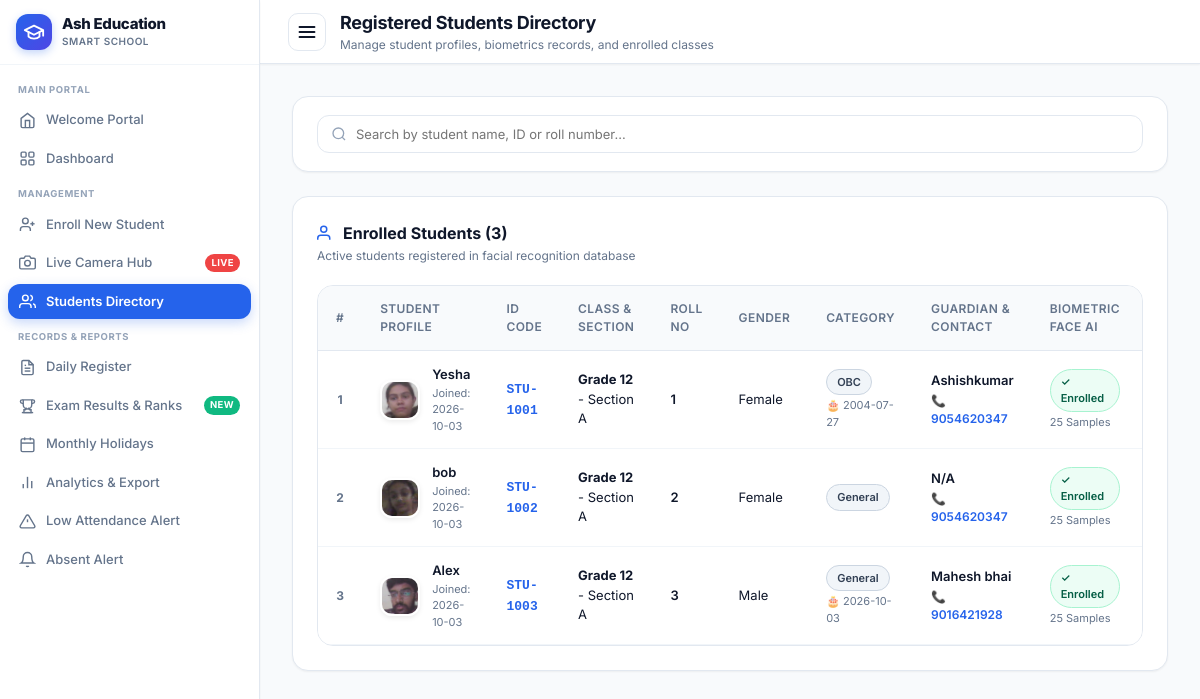
/students, run on the app's committed database.
### tables this page shows
CREATE TABLE students (
        id INTEGER PRIMARY KEY AUTOINCREMENT,
        student_id TEXT UNIQUE NOT NULL,
        full_name TEXT NOT NULL,
        grade TEXT NOT NULL,
        section TEXT NOT NULL,
        roll_no TEXT NOT NULL,
        gender TEXT DEFAULT 'Other',
        guardian_name TEXT,
        guardian_phone TEXT,
        photo_path TEXT,
        status TEXT DEFAULT 'Active',
        created_at TIMESTAMP DEFAULT CURRENT_TIMESTAMP
    , parent_phone TEXT, category TEXT DEFAULT 'General', dob TEXT DEFAULT '');

### backend/app.py (the view)
@app.route('/students')
def students_list():
    selected_grade = request.args.get('grade', session.get('selected_grade', 'All'))
    session['selected_grade'] = selected_grade
    search = request.args.get('search', '').strip()
    filter_grade = selected_grade if selected_grade != 'All' else None
    students = get_all_students(filter_grade=filter_grade, search=search if search else None)
    return render_template(
        'students.html',
        students=students,
        selected_grade=selected_grade,
        search=search
    )

### backend/app.py (called while the page is built)
@app.context_processor
def inject_global_grade():
    active_grade = session.get('selected_grade', 'All')
    all_students = get_all_students()
    all_grades = sorted(list(set(s['grade'] for s in all_students if s.get('grade'))))
    return {
        'active_grade': active_grade,
        'all_campus_grades': all_grades
    }

### backend/database.py (called while the page is built)
def get_db_connection():
    conn = sqlite3.connect(DB_PATH)
    conn.execute("PRAGMA foreign_keys = ON")
    conn.row_factory = sqlite3.Row
    return conn

### frontend/templates/students.html (shortened to what this page needs)
{% extends "base.html" %}
{% block page_heading %}Registered Students Directory{% endblock %}
{% block page_subheading %}Manage student profiles, biometrics records, and enrolled classes{% endblock %}
{% block content %}
<div class="card" style="margin-bottom:24px; padding:18px 24px;">
  <form method="GET" action="{{ url_for('students_list') }}" style="display:flex; justify-content:space-between; align-items:center; flex-wrap:wrap; gap:16px;">
    <div style="position:relative; flex:1; min-width:260px; display:flex; gap:10px;">
      <div style="position:relative; flex:1;">
        <svg width="16" height="16" viewBox="0 0 24 24" fill="none" stroke="currentColor" stroke-width="2" style="position:absolute; left:14px; top:50%; transform:translateY(-50%); color:var(--text-light);">
          <circle cx="11" cy="11" r="8"></circle>
          <line x1="21" y1="21" x2="16.65" y2="16.65"></line>
        </svg>
        <input type="text" name="search" value="{{ search }}" class="form-control" placeholder="Search by student name, ID or roll number..." style="padding-left:38px;">
      </div>
    </div>
  </form>
</div>
<div class="card">
  <div class="card-header">
    <div>
      <div class="card-title">
        <svg width="18" height="18" viewBox="0 0 24 24" fill="none" stroke="currentColor" stroke-width="2" style="color:var(--primary);">
          <path d="M17 21v-2a4 4 0 0 0-4-4H5a4 4 0 0 0-4 4v2"></path>
          <circle cx="9" cy="7" r="4"></circle>
        </svg>
        Enrolled Students ({{ students|length }})
      </div>
      <div class="card-subtitle">Active students registered in facial recognition database</div>
    </div>
  </div>
  {% if students and students|length > 0 %}
    <div class="table-responsive">
      <table class="custom-table">
        <thead>
          <tr>
            <th style="width:40px; text-align:center;">#</th>
            <th>Student Profile</th>
            <th>ID Code</th>
            <th>Class & Section</th>
            <th>Roll No</th>
            <th>Gender</th>
            <th>Category</th>
            <th>Guardian & Contact</th>
            <th>Biometric Face AI</th>
            <th style="text-align:right;">Actions</th>
          </tr>
        </thead>
        <tbody>
          {% for s in students %}
            <tr>
              <td style="text-align:center; font-weight:700; color:var(--text-muted); font-size:12px;">{{ loop.index }}</td>
              <td>
                <div class="student-cell">
                  <img src="{{ s.photo_path or url_for('static', filename='img/avatar_default.png') }}" class="student-avatar" alt="{{ s.full_name }}" onerror="this.src='https://ui-avatars.com/api/?name={{ s.full_name }}&background=E0E7FF&color=4338CA'">
                  <div class="student-meta">
                    <div class="name">{{ s.full_name }}</div>
                    <div class="sub">Joined: {{ s.created_at[:10] if s.created_at else 'Recent' }}</div>
                  </div>
                </div>
              </td>
              <td><span style="font-family:monospace; font-weight:700; color:var(--primary);">{{ s.student_id }}</span></td>
              <td><strong>{{ s.grade }}</strong> - Section {{ s.section }}</td>
              <td><span style="font-weight:600;">{{ s.roll_no }}</span></td>
              <td>{{ s.gender or 'N/A' }}</td>
              <td>
                <span class="badge" style="background:#f1f5f9; color:#334155; border:1px solid #cbd5e1; font-weight:600; font-size:11px;">
                  {{ s.category or 'General' }}
                </span>
                {% if s.dob %}
                  <div style="font-size:11px; color:var(--text-muted); margin-top:2px;">🎂 {{ s.dob }}</div>
                {% endif %}
              </td>
              <td>
                <div style="font-weight:600; color:var(--text-main);">{{ s.guardian_name or 'N/A' }}</div>
                <div style="font-size:12px; color:var(--primary); font-weight:600; margin-top:2px;">
                  📞 {{ s.parent_phone or s.guardian_phone or 'No phone' }}
                </div>
              </td>
              <td>
                {% if s.biometric_enrolled or (s.samples_count and s.samples_count > 0) %}
                  <span class="badge badge-present" style="font-size:11px;">
                    ✓ Enrolled
                  </span>
                  <div style="font-size:11px; color:var(--text-muted); margin-top:2px;">
                    {{ s.samples_count or 1 }} Sample{{ 's' if (s.samples_count or 1) != 1 else '' }}
                  </div>
                {% else %}
                  <span class="badge badge-late" style="font-size:11px;">
                    Pending
                  </span>
                {% endif %}
              </td>
              <td style="text-align:right;">
              </td>
            </tr>
          {% endfor %}
        </tbody>
      </table>
    </div>
  {% endif %}
</div>
{% endblock %}

### frontend/static/css/style.css (style rules this page uses)
:root { --font-family: 'Inter', -apple-system, BlinkMacSystemFont, "Segoe UI", Roboto, Helvetica, Arial, sans-serif; --bg-main: #f8fafc; --bg-surface: #ffffff; --bg-sidebar: #ffffff; --border-color: #e2e8f0; --border-light: #f1f5f9; --primary: #2563eb; --primary-hover: #1d4ed8; --primary-light: #eff6ff; --primary-focus: rgba(37, 99, 235, 0.15); --accent-indigo: #4f46e5; --accent-teal: #0d9488; --success: #10b981; --success-bg: #ecfdf5; --success-border: #a7f3d0; --success-text: #065f46; --warning: #f59e0b; --warning-bg: #fffbeb; --warning-border: #fde68a; --warning-text: #92400e; --danger: #ef4444; --danger-bg: #fef2f2; --danger-border: #fecaca; --danger-text: #991b1b; --text-main: #0f172a; --text-muted: #64748b; --text-light: #94a3b8; --shadow-sm: 0 1px 2px 0 rgba(0, 0, 0, 0.05); --shadow-md: 0 4px 6px -1px rgba(0, 0, 0, 0.07), 0 2px 4px -2px rgba(0, 0, 0, 0.05); --shadow-lg: 0 10px 15px -3px rgba(0, 0, 0, 0.08), 0 4px 6px -4px rgba(0, 0, 0, 0.04); --shadow-hover: 0 12px 20px -5px rgba(37, 99, 235, 0.12), 0 4px 6px -2px rgba(0, 0, 0, 0.04); --radius-sm: 8px; --radius-md: 12px; --radius-lg: 16px; --radius-full: 9999px; --transition: all 0.2s cubic-bezier(0.4, 0, 0.2, 1); }
*, *::before, *::after { box-sizing: border-box; margin: 0; padding: 0; }
body { font-family: var(--font-family); background-color: var(--bg-main); color: var(--text-main); line-height: 1.5; font-size: 14px; -webkit-font-smoothing: antialiased; min-height: 100vh; display: flex; }
.card { background: var(--bg-surface); border: 1px solid var(--border-color); border-radius: var(--radius-lg); padding: 24px; box-shadow: var(--shadow-sm); transition: var(--transition); }
.card-header { display: flex; align-items: center; justify-content: space-between; margin-bottom: 20px; }
.card-title { font-size: 16px; font-weight: 700; color: var(--text-main); display: flex; align-items: center; gap: 8px; }
.card-subtitle { font-size: 12px; color: var(--text-muted); margin-top: 2px; }
.badge { display: inline-flex; align-items: center; gap: 5px; padding: 4px 10px; border-radius: var(--radius-full); font-size: 12px; font-weight: 600; }
.badge-present { background: var(--success-bg); color: var(--success-text); border: 1px solid var(--success-border); }
.table-responsive { width: 100%; overflow-x: auto; border: 1px solid var(--border-color); border-radius: var(--radius-lg); background: white; }
.custom-table { width: 100%; border-collapse: collapse; text-align: left; }
.custom-table th { background: #f8fafc; padding: 14px 18px; font-size: 12px; font-weight: 600; text-transform: uppercase; letter-spacing: 0.4px; color: var(--text-muted); border-bottom: 1px solid var(--border-color); }
.custom-table td { padding: 14px 18px; border-bottom: 1px solid var(--border-light); font-size: 13px; color: var(--text-main); vertical-align: middle; }
.student-cell { display: flex; align-items: center; gap: 12px; }
.student-avatar { width: 40px; height: 40px; border-radius: var(--radius-md); object-fit: cover; border: 2px solid white; box-shadow: 0 2px 5px rgba(0,0,0,0.08); }
.student-meta .name { font-weight: 600; color: var(--text-main); }
.student-meta .sub { font-size: 11px; color: var(--text-muted); }
.form-control { width: 100%; padding: 10px 14px; background: #ffffff; border: 1px solid var(--border-color); border-radius: var(--radius-md); font-size: 13px; color: var(--text-main); font-family: inherit; transition: var(--transition); }

### data on the page
students: photo_path (picture), full_name "Yesha", created_at "2026-10-03", student_id "STU-1001", grade "Grade 12", section "A", roll_no "1", gender "Female", category "OBC", dob "2004-07-27", guardian_name "Ashishkumar", parent_phone "9054620347", samples_count "25", samples_count "s"
students: photo_path (picture), full_name "bob", created_at "2026-10-03", student_id "STU-1002", grade "Grade 12", section "A", roll_no "2", gender "Female", category "General", guardian_name "N/A", parent_phone "9054620347", samples_count "25", samples_count "s"
students: photo_path (picture), full_name "Alex", created_at "2026-10-03", student_id "STU-1003", grade "Grade 12", section "A", roll_no "3", gender "Male", category "General", dob "2026-10-03", guardian_name "Mahesh bhai", parent_phone "9016421928", samples_count "25", samples_count "s"

### other printed values
{{ students|length }} "3"
